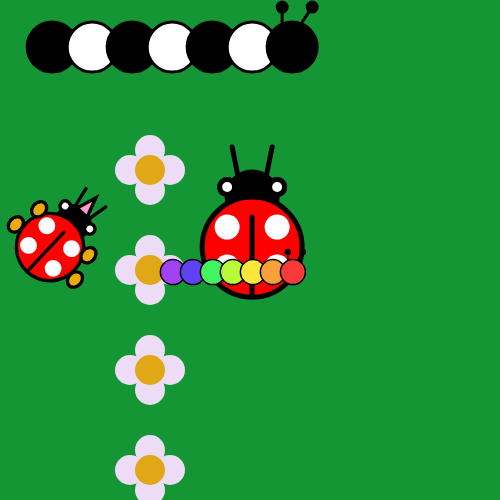
Frame 1 (no input)
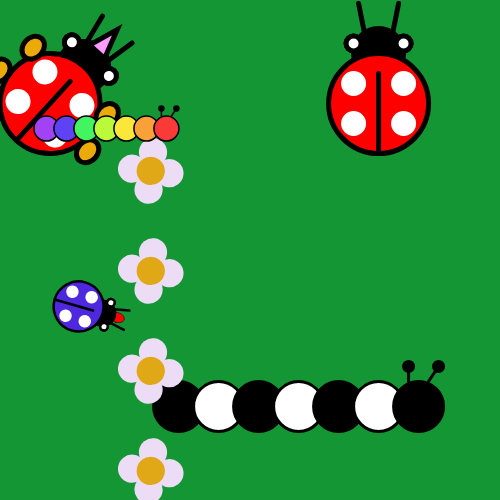
Frame 60 (no input)
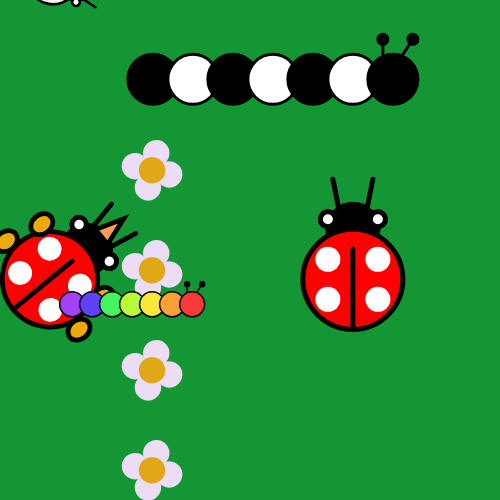
Frame 120 (the mouse pressed at the canvas centre since frame 60)

The p5.js sketch that drew these frames (run headless with seeded random() and noise() and a simulated clock; from frame 60 on, the mouse is pressed at the canvas centre):

// p5.js sketch
// ── sketch.js



// example 2.3.3 this introduce the transformation  function set

let lxo = 0;
let lyo = 0;



// let counter = 0;    
let counter1 = 100;
let counter2 = 0;
let counter3 = 1;
let counter4 = 100;
let counter5 = 0;
let counter6 = 1;



let speedx, speedy, lox, loy;
let lox1 = 0;
let loy1 = 0;

function setup() {
    background(0);
    createCanvas(500, 500);
    speedx = random(-5, 5);
    speedy = random(-5, 5);
    lox = height / 2;
    loy = width / 2;
   
    console.log(speedx + " " + speedy);




}

function draw() {
    background(21, 150, 53);
//bounce
    if (lox < 100-30) {
        speedx = -speedx;
    }
    if (lox > width-100+30) {
        speedx = -speedx;
    }
    // this is the short hand way of doing the same as the 2 'ifs' above
    // this uses or '||'
    if ((loy < 90) || (loy > height-90)) {
        speedy = -speedy;
    }

//wrap
    if (lox1 < 0) {
        lox1 = width;
    }
    if (lox1 > width) {
        lox1 = 0;
    }
    if (loy1 < 0) {
        loy1 = height;
    }
    if (loy1 > height) {
        loy1 = 0;
    }


    // update the position of the ball and print to screen
    lox += speedx;
    loy += speedy;

    lox1 += speedx;
    loy1 += speedy;
    SCworm1(lox1,loy1);

    // rect (lox,loy,30,30, 5);
    counter1+=.1;
    counter2+= -.001;
    counter3+= -.001; 
    
    SCflowers(counter4,400, -counter5, counter6);
    SCflowers2(counter4,200, -counter5, counter6);
    SCflowers3(counter4,100, -counter5, counter6);
    SCflowers4(counter4,300, -counter5, counter6);
  

    counter4+=.2;
    counter5+= -.002;
    counter6+= -.001; 


    
    counter6=counter6%2;

    SCladybug(lox,loy);
    SCladybug2(50,loy);
    SCladybug3(lox1,loy1,counter1,counter3);
    SCworm(lox,loy);
    



    
}
function SCflowers(lx,ly,rot,sc) {

    push();
        translate(lx,ly);
        rotate(rot);
        scale(sc);

    //flower petals
    strokeWeight(0);
    fill(237, 220, 245);
    ellipse(50,50,30,30);

    ellipse(70,70,30,30);
    ellipse(30,70,30,30);
    ellipse(50,90,30,30);
    
    
    //flower center
    fill(224, 167, 22);
    ellipse(50,70,30,30);

    let c = color(0,200,0);

    pop();
 
      }

      function SCflowers2(lx,ly,rot,sc) {

        push();
            translate(lx,ly);
            rotate(rot);
            scale(sc);
    
        //flower petals
        strokeWeight(0);
        fill(237, 220, 245);
        ellipse(50,50,30,30);
    
        ellipse(70,70,30,30);
        ellipse(30,70,30,30);
        ellipse(50,90,30,30);
        
        
        //flower center
        fill(224, 167, 22);
        ellipse(50,70,30,30);
    
        let c = color(0,200,0);
    
        pop();
     
          }


function SCflowers3(lx,ly,rot,sc) {

            push();
                translate(lx,ly);
                rotate(rot);
                scale(sc);
        
            //flower petals
            strokeWeight(0);
            fill(237, 220, 245);
            ellipse(50,50,30,30);
        
            ellipse(70,70,30,30);
            ellipse(30,70,30,30);
            ellipse(50,90,30,30);
            
            
            //flower center
            fill(224, 167, 22);
            ellipse(50,70,30,30);
        
            let c = color(0,200,0);
        
            pop();
         
      }
    
      function SCflowers4(lx,ly,rot,sc) {

        push();
            translate(lx,ly);
            rotate(rot);
            scale(sc);
    
        //flower petals
        strokeWeight(0);
        fill(237, 220, 245);
        ellipse(50,50,30,30);
    
        ellipse(70,70,30,30);
        ellipse(30,70,30,30);
        ellipse(50,90,30,30);
        
        
        //flower center
        fill(224, 167, 22);
        ellipse(50,70,30,30);
    
        let c = color(0,200,0);
    
        pop();
     
  }



  function SCladybug(lx,ly,rot,sc) {
    push();
        translate(lx,ly);
        rotate((radians(rot)));
        scale(sc);
       
     
        bug(-50,50);
     
        atennae(-50,50);
        
        eyes(-50,50);
     
        dots(-50,50);
    
      
    
        pop();

        
  }

function SCladybug2(lx,ly) {
push() ;

translate(lx,ly);
rotate(random(0,1));
scale(random(0.5,1));
   
fill(0);
bug(-50,50);

atennae(-50,50);

eyes(-50,50);

dots(-50,50);

partyhat(-50,50);

boots(-50,50);


let c = color(0,200,0);



pop();



  }

  function SCladybug3(lx,ly,rot) {
    push() ;
    
    translate(lx-50,ly-50);
    rotate((radians(rot)));
    scale(0.5);
    
       
    tongue(-50,50);
    bug3(-50,50);
    atennae(-50,50);
    eyes(-50,50);
  
    dots(-50,50);

    
    let c = color(random(255));
  
    
    
    pop();
    
    
    
      }

function dots (){
    strokeWeight(0);
    fill(255);
    ellipse(-25,-20,25,25);

    fill(255);
    ellipse(25,-20,25,25);

    fill(255);
    ellipse(-25,20,25,25);

    fill(255);
    ellipse(25,20,25,25);
    strokeWeight(0);

    
}

function eyes(){
    fill(255);
    ellipse(-25,-60,15,15);

    fill(255);
    ellipse(25,-60,15,15);
}

function bug(){

    strokeWeight(5);
    fill(0);
    ellipse(0,-50,50,50);

    fill(255,0, 0);
    ellipse(0,0,100,100);  

    line(0,-30,0,50);

    fill(255);
    ellipse(-25,-60,15,15);

    fill(255);
    ellipse(25,-60,15,15);

    
}
function bug3(){

    strokeWeight(5);
    fill(0);
    ellipse(0,-50,50,50);

    fill(random(255),random(255),random(255));
    ellipse(0,0,100,100);  

    line(0,-30,0,50);

    fill(255);
    ellipse(-25,-60,15,15);

    fill(255);
    ellipse(25,-60,15,15);



 
}


function bug1(){

    strokeWeight(5);
    fill(0);
    ellipse(0,-50,50,50);

    fill(255,0, 0);
    ellipse(0,0,100,100);  

    line(0,-30,0,50);

    fill(255);
    ellipse(-25,-60,15,15);

    fill(255);
    ellipse(25,-60,15,15);

    
}

function partyhat(){
let r = random(255);
strokeWeight(5);
    fill(255,155,r);
    triangle(-10,-70,10,-70,0,-100);

    // fill(255,155,r);
    // circle(0,-100,20);   



}


function boots(){
strokeWeight(5);
fill(235, 170, 7);
ellipse(-50,-30,-20,25);


fill(235, 170, 7);
ellipse(50,-30,-20,25);

fill(235, 170, 7);
ellipse(-60,10,-20,25);

fill(235, 170, 7);
ellipse(60,10,-20,25);

}


function atennae(){
    fill(0);
    line(-20,-100,-10,-50);

    fill(0);
    line(20,-100,10,-50);
}


function tongue(){  
    fill(255,0,0);
    ellipse(0,-80,20,30);
}


//worm
function SCworm(lx, ly, rot, sc){

push();

translate(400-lx,ly);
rotate((radians(rot))); 
scale(0.5);


sec1(-50,50);
sec2(-50,50);
sec3(-50,50);
sec4(-50,50); 
sec5(-50,50);
sec6(-50,50);
sec7(-50,50);
attenaeworm(-50,50);
balls(-50,50);

pop();
}


function SCworm1(lx,ly,rot,sc){
push();
translate(lx,ly);
rotate((radians(rot)));
scale(sc);



    sec11(-50,50);
    sec22(-50,50);
    sec33(-50,50);
    sec44(-50,50); 
    sec55(-50,50);
    sec66(-50,50);
    sec77(-50,50);
    attenaeworm(-50,50);
    balls(-50,50);
    

pop();
}

function sec1(){

    strokeWeight(3);
    fill(161, 66, 245);
    ellipse(50,50,50,50);
}   

function sec11(){

    strokeWeight(3);
    fill(0);
    ellipse(50,50,50,50);
}   


function sec2(){

    strokeWeight(3);
    fill(96, 66, 245);
    ellipse(90,50,50,50);
}   


function sec22(){

    strokeWeight(3);
    fill(255);
    ellipse(90,50,50,50);
}   


function sec3(){

    strokeWeight(3);
    fill(66, 245, 96);
    ellipse(130,50,50,50);
}
function sec33(){

    strokeWeight(3);
    fill(0);
    ellipse(130,50,50,50);
}

function sec4(){
    
        strokeWeight(3);
        fill(186, 250, 57);
        ellipse(170,50,50,50);
}
function sec44(){
    
    strokeWeight(3);
    fill(255);
    ellipse(170,50,50,50);
}

function sec5(){
    
    strokeWeight(3);
    fill(250, 231, 57);
    ellipse(210,50,50,50);
}

function sec55(){
    
    strokeWeight(3);
    fill(0);
    ellipse(210,50,50,50);
}

function sec6(){
    
    strokeWeight(3);
    fill(250, 160, 57);
    ellipse(250,50,50,50);
}
function sec66(){
    
    strokeWeight(3);
    fill(255);
    ellipse(250,50,50,50);
}


function sec7(){
    
    strokeWeight(3);
    fill(250, 57, 57);
    ellipse(290,50,50,50);
}
function sec77(){
    
    strokeWeight(3);
    fill(0);
    ellipse(290,50,50,50);
}

function attenaeworm(){
    fill(0);
    line(280,25,280,10);

    fill(0);
    line(300,25,310,10);
}

function balls(){
   ellipse(280,10,10,10);
    ellipse(310,10,10,10);
}
